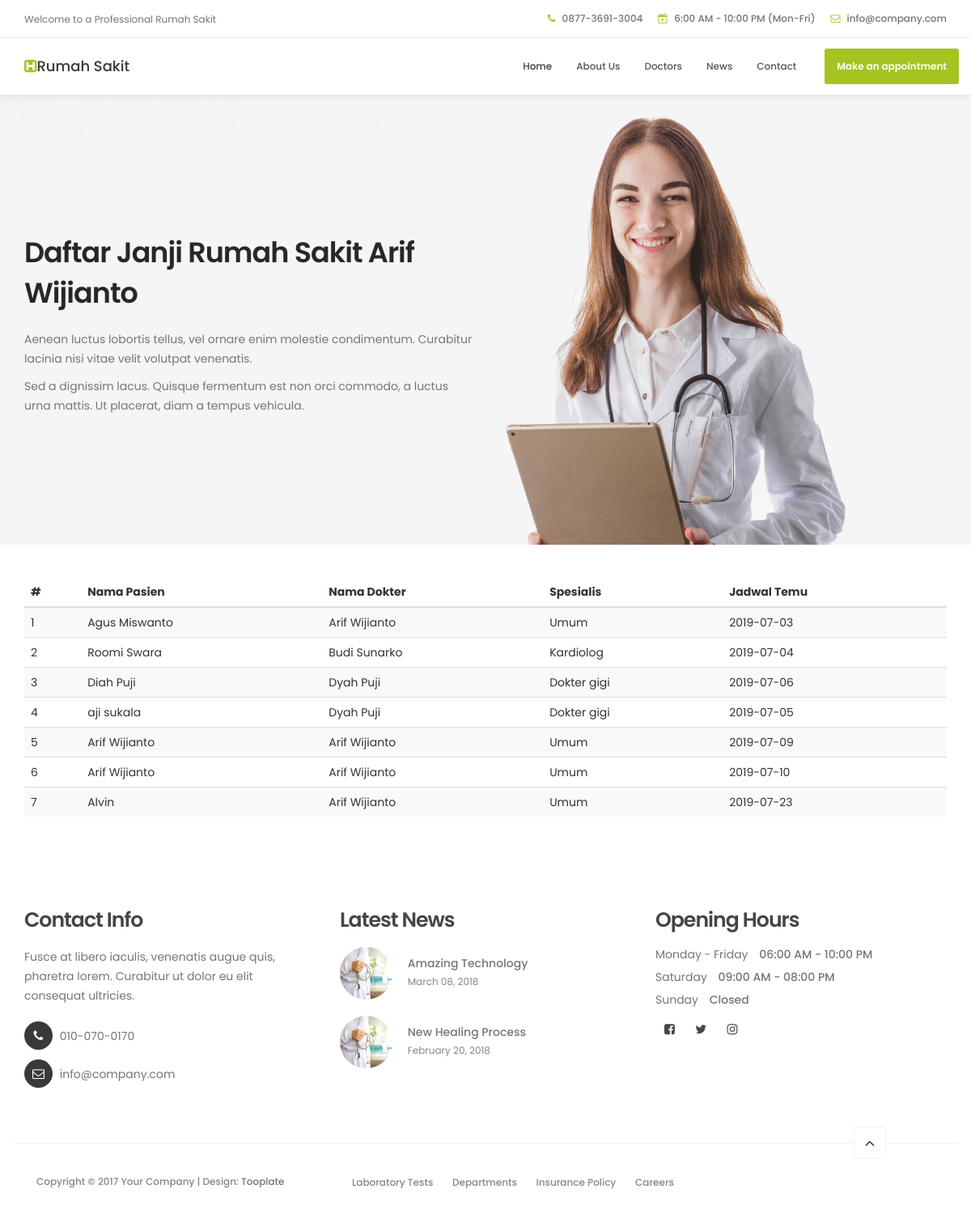
/index.php/front/list, run on the app's committed database.
### tables this page shows
CREATE TABLE `tb_appointment` (
  `id_appointment` int(11) NOT NULL,
  `id_pasien` int(11) NOT NULL,
  `id_dokter` int(11) NOT NULL,
  `tgl_janji` date NOT NULL,
  `pesan` varchar(255) NOT NULL
);

CREATE TABLE `tb_pasien` (
  `id_pasien` int(11) NOT NULL,
  `nomor_identitas` varchar(30) NOT NULL,
  `nama_pasien` varchar(50) NOT NULL,
  `jenis_kelamin` enum('Laki-laki','Perempuan') NOT NULL,
  `alamat` varchar(50) NOT NULL,
  `no_telp` varchar(15) NOT NULL
);

CREATE TABLE `tb_dokter` (
  `id_dokter` int(11) NOT NULL,
  `nama_dokter` varchar(50) NOT NULL,
  `spesialis` varchar(50) NOT NULL,
  `alamat` varchar(50) NOT NULL,
  `no_telp` varchar(15) NOT NULL
);

### application/controllers/Front.php (called while the page is built, shortened)
<?php
class Front extends CI_Controller {
    public function __construct(){
		$this->load->model(['dokter_m','apoinment_m','post_m']);
	}
	public function list()
	{
		$data['dokters'] = $this->dokter_m->getDataDokter();
		$data['list_reservasi'] = $this->apoinment_m->getAppoinment();
		$this->load->view('front/list_appointment', $data);
	}
}

### index.php (called while the page is built, shortened)
<?php
require_once BASEPATH.'core/CodeIgniter.php';

### application/models/Apoinment_m.php (called while the page is built, shortened)
<?php
class Apoinment_m extends CI_Model {
     public function getAppoinment(){
    $this->db->join('tb_pasien','tb_pasien.id_pasien=tb_appointment.id_pasien');
    $this->db->join('tb_dokter','tb_dokter.id_dokter=tb_appointment.id_dokter');
      $query = $this->db->get('tb_appointment');
      return $query->result_array();
   }
}

### application/views/front/list_appointment.php (the view, shortened to what this page needs)
<!DOCTYPE html>
<html lang="en">
<head>
	<link rel="stylesheet" href="<?=base_url()?>assets/front/css/bootstrap.min.css">
	<link rel="stylesheet" href="<?=base_url()?>assets/front/css/font-awesome.min.css">
	<link rel="stylesheet" href="<?=base_url()?>assets/front/css/animate.css">
	<link rel="stylesheet" href="<?=base_url()?>assets/front/css/owl.carousel.css">
	<link rel="stylesheet" href="<?=base_url()?>assets/front/css/owl.theme.default.min.css">
	<link rel="stylesheet" href="<?=base_url()?>assets/front/css/tooplate-style.css">
</head>
<body id="top" data-spy="scroll" data-target=".navbar-collapse" data-offset="50">
	<header>
		<div class="container">
			<div class="row">
				<div class="col-md-4 col-sm-5">
					<p>Welcome to a Professional Rumah Sakit</p>
				</div>
				<div class="col-md-8 col-sm-7 text-align-right">
					<span class="phone-icon"><i class="fa fa-phone"></i> 0877-3691-3004</span>
					<span class="date-icon"><i class="fa fa-calendar-plus-o"></i> 6:00 AM - 10:00 PM (Mon-Fri)</span>
					<span class="email-icon"><i class="fa fa-envelope-o"></i> <a href="#">info@company.com</a></span>
				</div>
			</div>
		</div>
	</header>
	<section class="navbar navbar-default navbar-static-top" role="navigation">
		<div class="container">
			<div class="navbar-header">
				<a href="<?=base_url()?>front" class="navbar-brand"><i class="fa fa-h-square"></i>Rumah Sakit</a>
			</div>
			<div class="collapse navbar-collapse">
				<ul class="nav navbar-nav navbar-right">
					<li><a href="#top" class="smoothScroll">Home</a></li>
					<li><a href="#about" class="smoothScroll">About Us</a></li>
					<li><a href="#team" class="smoothScroll">Doctors</a></li>
					<li><a href="#news" class="smoothScroll">News</a></li>
					<li><a href="#google-map" class="smoothScroll">Contact</a></li>
					<li class="appointment-btn"><a href="#appointment">Make an appointment</a></li>
				</ul>
			</div>
		</div>
	</section>
	<section id="about">
		<div class="container">
			<div class="row">
				<div class="col-md-6 col-sm-6">
					<div class="about-info">
						<h2 class="wow fadeInUp" data-wow-delay="0.6s">Daftar Janji Rumah Sakit Arif Wijianto
						</h2>
						<div class="wow fadeInUp" data-wow-delay="0.8s">
							<p>Aenean luctus lobortis tellus, vel ornare enim molestie condimentum. Curabitur lacinia nisi vitae velit
								volutpat venenatis.</p>
							<p>Sed a dignissim lacus. Quisque fermentum est non orci commodo, a luctus urna mattis. Ut placerat, diam
								a tempus vehicula.</p>
						</div>
					</div>
				</div>
			</div>
		</div>
	</section>
<br>
<br>
<section id="list">
<div class="container">
    <div class="row">
        <div class="col-md-12">
            <table class="table table-striped">
                    <thead>
                    <tr>
                    <th>#</th>
                        <th>Nama Pasien</th>
                        <th>Nama Dokter</th>
                        <th>Spesialis</th>
                        <th>Jadwal Temu</th>
                    </tr>
                    </thead>
                    <tbody>
                    <?php $no=1;?>
 					<?php foreach($list_reservasi as $list): ?>
                    <tr>
                       <td><?php echo $no; ?></td>
 						<td><?php echo $list['nama_pasien'] ?></td>
 						<td><?php echo $list['nama_dokter'] ?></td>
 						<td><?php echo $list['spesialis'] ?></td>
 						<td><?php echo $list['tgl_janji'] ?></td>
                    </tr>
                    <?php $no++;?>
 					<?php endforeach; ?>
                    </tbody>
            </table>
        </div>
    </div>
</div>
</section>
	<footer data-stellar-background-ratio="5">
		<div class="container">
			<div class="row">
				<div class="col-md-4 col-sm-4">
					<div class="footer-thumb">
						<h4 class="wow fadeInUp" data-wow-delay="0.4s">Contact Info</h4>
						<p>Fusce at libero iaculis, venenatis augue quis, pharetra lorem. Curabitur ut dolor eu elit consequat
							ultricies.</p>
						<div class="contact-info">
							<p><i class="fa fa-phone"></i> 010-070-0170</p>
							<p><i class="fa fa-envelope-o"></i> <a href="#">info@company.com</a></p>
						</div>
					</div>
				</div>
				<div class="col-md-4 col-sm-4">
					<div class="footer-thumb">
						<h4 class="wow fadeInUp" data-wow-delay="0.4s">Latest News</h4>
						<div class="latest-stories">
							<div class="stories-image">
								<a href="#"><img src="<?=base_url()?>assets/front/images/news-image.jpg" class="img-responsive"
										alt=""></a>
							</div>
							<div class="stories-info">
								<a href="#">
									<h5>Amazing Technology</h5>
								</a>
								<span>March 08, 2018</span>
							</div>
						</div>
						<div class="latest-stories">
							<div class="stories-image">
								<a href="#"><img src="<?=base_url()?>assets/front/images/news-image.jpg" class="img-responsive"
										alt=""></a>
							</div>
							<div class="stories-info">
								<a href="#">
									<h5>New Healing Process</h5>
								</a>
								<span>February 20, 2018</span>
							</div>
						</div>
					</div>
				</div>
				<div class="col-md-4 col-sm-4">
					<div class="footer-thumb">
						<div class="opening-hours">
							<h4 class="wow fadeInUp" data-wow-delay="0.4s">Opening Hours</h4>
							<p>Monday - Friday <span>06:00 AM - 10:00 PM</span></p>
							<p>Saturday <span>09:00 AM - 08:00 PM</span></p>
							<p>Sunday <span>Closed</span></p>
						</div>
						<ul class="social-icon">
							<li><a href="https://www.facebook.com/tooplate" class="fa fa-facebook-square" attr="facebook icon"></a>
							</li>
							<li><a href="#" class="fa fa-twitter"></a></li>
							<li><a href="#" class="fa fa-instagram"></a></li>
						</ul>
					</div>
				</div>
				<div class="col-md-12 col-sm-12 border-top">
					<div class="col-md-4 col-sm-6">
						<div class="copyright-text">
							<p>Copyright &copy; 2017 Your Company
								| Design: <a href="http://www.tooplate.com" target="_parent">Tooplate</a></p>
						</div>
					</div>
					<div class="col-md-6 col-sm-6">
						<div class="footer-link">
							<a href="#">Laboratory Tests</a>
							<a href="#">Departments</a>
							<a href="#">Insurance Policy</a>
							<a href="#">Careers</a>
						</div>
					</div>
					<div class="col-md-2 col-sm-2 text-align-center">
						<div class="angle-up-btn">
							<a href="#top" class="smoothScroll wow fadeInUp" data-wow-delay="1.2s"><i class="fa fa-angle-up"></i></a>
						</div>
					</div>
				</div>
			</div>
		</div>
	</footer>
</body>
</html>

### data on the page
tb_appointment: id_pasien.nama_pasien "Agus Miswanto", id_dokter.nama_dokter "Arif Wijianto", id_dokter.spesialis "Umum", tgl_janji "2019-07-03"
tb_appointment: id_pasien.nama_pasien "Roomi Swara", id_dokter.nama_dokter "Budi Sunarko", id_dokter.spesialis "Kardiolog", tgl_janji "2019-07-04"
tb_appointment: id_pasien.nama_pasien "Diah Puji", id_dokter.nama_dokter "Dyah Puji", id_dokter.spesialis "Dokter gigi", tgl_janji "2019-07-06"
tb_appointment: id_pasien.nama_pasien "aji sukala", id_dokter.nama_dokter "Dyah Puji", id_dokter.spesialis "Dokter gigi", tgl_janji "2019-07-05"
tb_appointment: id_pasien.nama_pasien "Arif Wijianto", id_dokter.nama_dokter "Arif Wijianto", id_dokter.spesialis "Umum", tgl_janji "2019-07-09"
tb_appointment: id_pasien.nama_pasien "Arif Wijianto", id_dokter.nama_dokter "Arif Wijianto", id_dokter.spesialis "Umum", tgl_janji "2019-07-10"
tb_appointment: id_pasien.nama_pasien "Alvin", id_dokter.nama_dokter "Arif Wijianto", id_dokter.spesialis "Umum", tgl_janji "2019-07-23"
